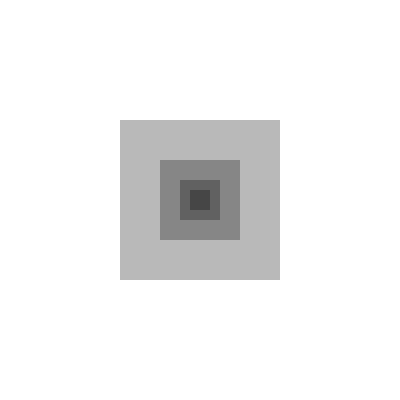
Frame 1 (no input)
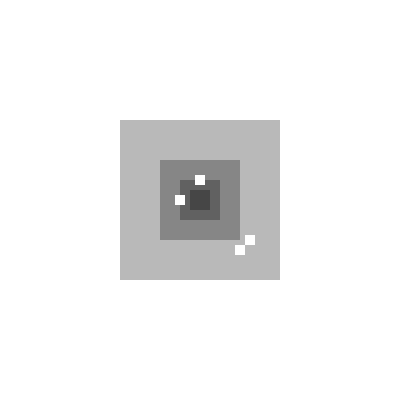
Frame 60 (the mouse pressed at the canvas centre just before this capture)
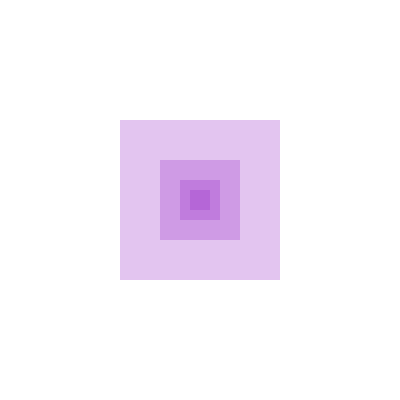
Frame 120 (the mouse held since frame 60 and released just before this capture)

The Processing sketch that drew these frames (run headless with seeded random() and noise(); from frame 60 on, the mouse is pressed at the canvas centre):

// Processing sketch: processing_69637
// ── processing_69637.pde

//Gloriana Gonzalez
//gloriang@andrew.cmu.edu
//Homework #4
//Copyright Gloriana Gonzale, Pittsburgh, August 2012

 
float x, y, a, b,n; 
int w=40;
int h=40;

float s, g;

color col;


void setup ()
{
  size (400, 400);
  smooth();  
  x=width*.5; 
  y=height*.5;
  w=40;
  h=40;
  a=10;
  b=10;
  n=1;
  col=color (255, 255, 255);
 
}

void draw()
{
background(col);
noFill();
noStroke();
colorMode(HSB);
rectMode(CENTER);
//move mouse to change background color
fill(mouseX, mouseX, mouseX, 70);
rect(x, y, w/2, h/2);
rect(x, y, w, h);
rect(x, y, w*2, h*2);
rect(x, y, w*4, h*4);
fill (col);

//moving rectangles
rect((frameCount%height), y*.25, a, b);
rect(x*.25, (frameCount%height), a, b);

rect((frameCount%height)*2, y*.5, a, b);
rect(x*.5, (frameCount%height)*2, a, b);

rect((frameCount%height)*3, y, a, b);
rect(x, (frameCount%height)*3, a, b);


rect((frameCount%height)*4, y*1.25, a, b);
rect(x*1.25, (frameCount%height)*4, a, b);

    
}
//change background square sizes
void mouseClicked() {
w= w*2;
h= h*2;

if(h>height) {
  h=40;
}
if (w>width) {
  w=40;
}
}
//change moving rectangle sizes
void keyPressed() {
  if (keyCode == SHIFT){
    a=a+20;
    b=b+20;
  if (a>width){
    a=10;
  }
   if (b>height){
    b=10;
   }
   
  }
  
  
}
